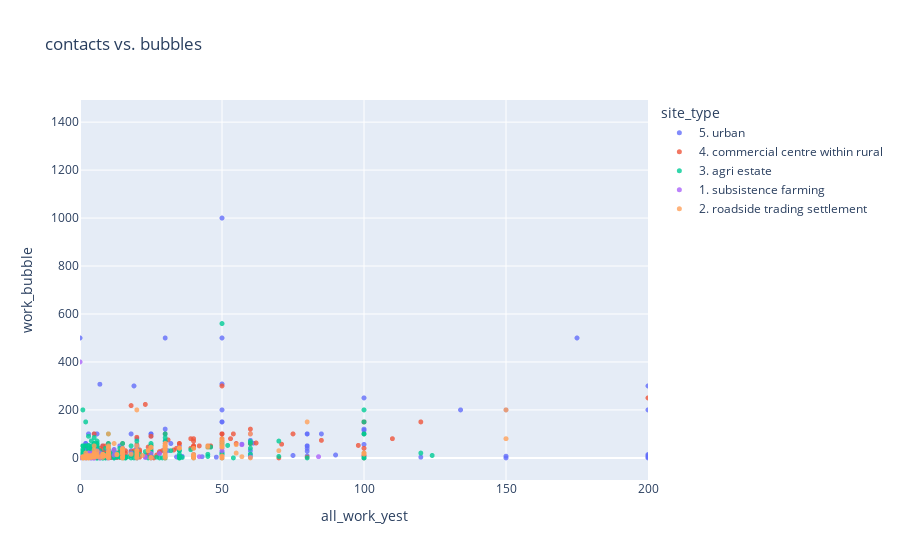

Write notebook code for a chart like this one.
### Markdown cell above
### Contacts and Bubble sizes 

Let's visualize the relationship between contacts and bubble sizes using site type as the colour

### Code cell
fig = px.scatter(r9, 
                 x='all_work_yest', 
                 y='work_bubble', 
                 color='site_type', 
                 opacity=0.8, 
                 hover_data=['site_type'], 
                 title='contacts vs. bubbles')
fig.update_xaxes(range=[0,200])
fig.update_traces(marker_size=5)
fig.show()

# there are some people who have work bubbles reported that are smaller than the number of contacts they reported at work yesterday

### Figure 1 — Plotly figure (JSON) as saved in the notebook; plotly's stock layout.template omitted (floating-point values rounded to 4 significant figures; data arrays with more than 128 entries replaced by an {"elided": "..."} marker saying what was removed)
{"data": [{"customdata": {"elided": "2226x1 str values"}, "hovertemplate": "site_type=%{customdata[0]}<br>all_work_yest=%{x}<br>work_bubble=%{y}<extra></extra>", "legendgroup": "5. urban", "marker": {"color": "#636efa", "opacity": 0.8, "size": 5, "symbol": "circle"}, "mode": "markers", "name": "5. urban", "showlegend": true, "type": "scattergl", "x": {"elided": "2226 int values"}, "xaxis": "x", "y": {"elided": "2226 int values"}, "yaxis": "y"}, {"customdata": {"elided": "2363x1 str values"}, "hovertemplate": "site_type=%{customdata[0]}<br>all_work_yest=%{x}<br>work_bubble=%{y}<extra></extra>", "legendgroup": "4. commercial centre within rural", "marker": {"color": "#EF553B", "opacity": 0.8, "size": 5, "symbol": "circle"}, "mode": "markers", "name": "4. commercial centre within rural", "showlegend": true, "type": "scattergl", "x": {"elided": "2363 int values"}, "xaxis": "x", "y": {"elided": "2363 int values"}, "yaxis": "y"}, {"customdata": {"elided": "2098x1 str values"}, "hovertemplate": "site_type=%{customdata[0]}<br>all_work_yest=%{x}<br>work_bubble=%{y}<extra></extra>", "legendgroup": "3. agri estate", "marker": {"color": "#00cc96", "opacity": 0.8, "size": 5, "symbol": "circle"}, "mode": "markers", "name": "3. agri estate", "showlegend": true, "type": "scattergl", "x": {"elided": "2098 int values"}, "xaxis": "x", "y": {"elided": "2098 int values"}, "yaxis": "y"}, {"customdata": {"elided": "1178x1 str values"}, "hovertemplate": "site_type=%{customdata[0]}<br>all_work_yest=%{x}<br>work_bubble=%{y}<extra></extra>", "legendgroup": "1. subsistence farming", "marker": {"color": "#ab63fa", "opacity": 0.8, "size": 5, "symbol": "circle"}, "mode": "markers", "name": "1. subsistence farming", "showlegend": true, "type": "scattergl", "x": {"elided": "1178 int values"}, "xaxis": "x", "y": {"elided": "1178 int values"}, "yaxis": "y"}, {"customdata": {"elided": "1553x1 str values"}, "hovertemplate": "site_type=%{customdata[0]}<br>all_work_yest=%{x}<br>work_bubble=%{y}<extra></extra>", "legendgroup": "2. roadside trading settlement", "marker": {"color": "#FFA15A", "opacity": 0.8, "size": 5, "symbol": "circle"}, "mode": "markers", "name": "2. roadside trading settlement", "showlegend": true, "type": "scattergl", "x": {"elided": "1553 int values"}, "xaxis": "x", "y": {"elided": "1553 int values"}, "yaxis": "y"}], "layout": {"legend": {"title": {"text": "site_type"}, "tracegroupgap": 0}, "title": {"text": "contacts vs. bubbles"}, "xaxis": {"anchor": "y", "domain": [0, 1], "range": [0, 200], "title": {"text": "all_work_yest"}}, "yaxis": {"anchor": "x", "domain": [0, 1], "title": {"text": "work_bubble"}}}}
